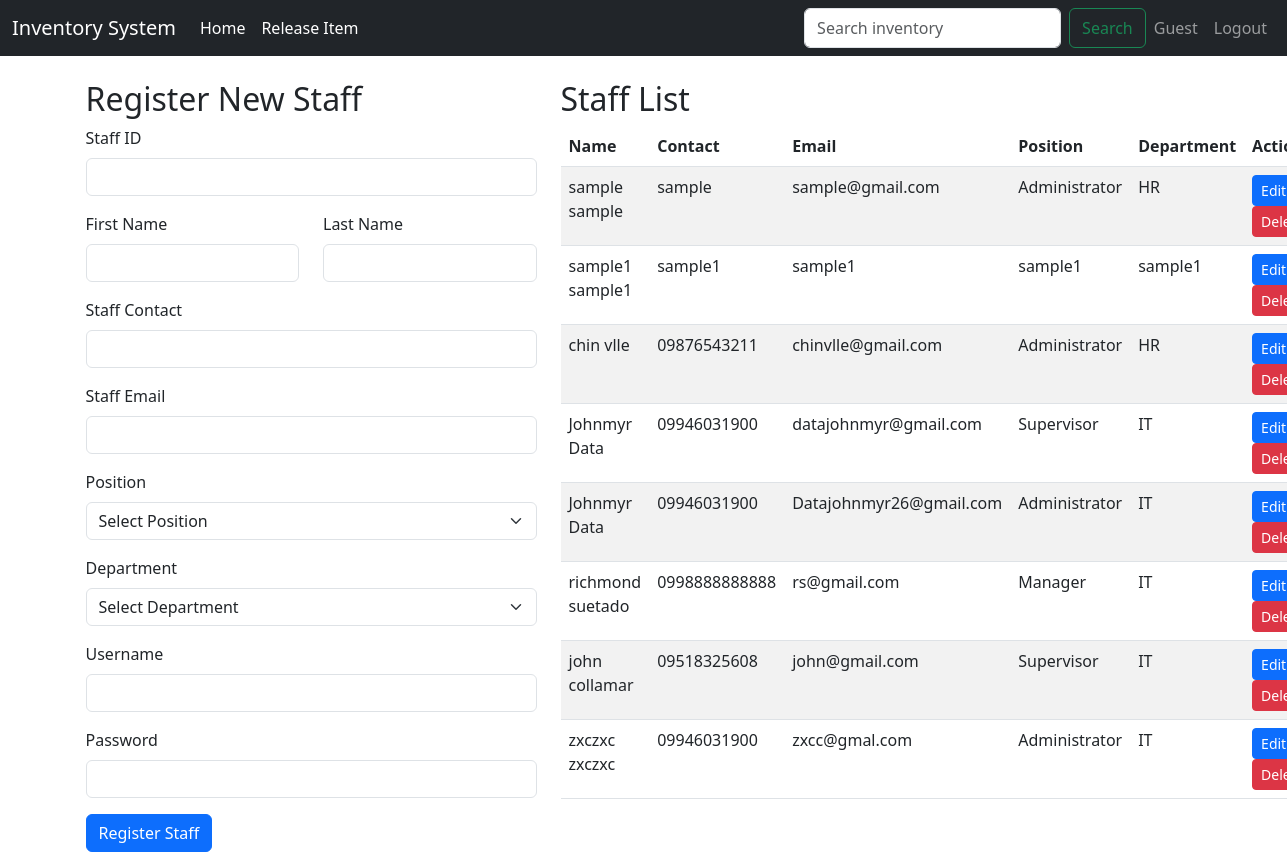
The app's page /staff_page.php with its own data.
### tables this page shows
CREATE TABLE `staff`  (
  `id` int NOT NULL AUTO_INCREMENT,
  `staff_firstname` varchar(100) NOT NULL,
  `staff_middlename` varchar(100) NOT NULL,
  `staff_lastname` varchar(100) NOT NULL,
  `staff_contact` varchar(15) NOT NULL,
  `staff_email` varchar(100) NOT NULL,
  `staff_position` varchar(50) NOT NULL,
  `staff_department` varchar(50) NOT NULL,
  `created_at` timestamp NOT NULL DEFAULT current_timestamp,
  `staff_username` varchar(255) NULL DEFAULT NULL,
  `staff_password` varchar(255) NULL DEFAULT NULL,
  `staff_id` varchar(255) NULL DEFAULT NULL,
  PRIMARY KEY (`id`) USING BTREE,
  UNIQUE INDEX `staff_email`(`staff_email` ASC) USING BTREE
);

### staff_page.php (the view, shortened to what this page needs)
<!DOCTYPE html>
<html lang="en">
<head>
    <link href="https://cdn.jsdelivr.net/npm/bootstrap@5.3.0-alpha1/dist/css/bootstrap.min.css" rel="stylesheet">
</head>
<body>
    <?php include("navigation.php"); ?>
    <?php include('db_connection.php');
    $sql = "SELECT * FROM staff";
    $result = $conn->query($sql);
    ?>
    <div class="container mt-4">
        <div class="row">
            <div class="col-md-5">
                <h2>Register New Staff</h2>
                <form action="register_staff.php" method="POST">
                    <div class="mb-3">
                        <label for="staffId" class="form-label">Staff ID</label>
                        <input type="text" class="form-control" name="staffId" required>
                    </div>
                    <div class="mb-3 row">
                        <div class="col-md-6">
                            <label for="firstName" class="form-label">First Name</label>
                            <input type="text" class="form-control" name="firstName" required>
                        </div>
                        <div class="col-md-6">
                            <label for="lastName" class="form-label">Last Name</label>
                            <input type="text" class="form-control" name="lastName" required>
                        </div>
                    </div>
                    <div class="mb-3">
                        <label for="staffContact" class="form-label">Staff Contact</label>
                        <input type="text" class="form-control" name="staffContact" required>
                    </div>
                    <div class="mb-3">
                        <label for="staffEmail" class="form-label">Staff Email</label>
                        <input type="email" class="form-control" name="staffEmail" required>
                    </div>
                    <div class="mb-3">
                        <label for="staffPosition" class="form-label">Position</label>
                        <select class="form-select" name="staffPosition" required>
                            <option value="">Select Position</option>
                        </select>
                    </div>
                    <div class="mb-3">
                        <label for="staffDepartment" class="form-label">Department</label>
                        <select class="form-select" name="staffDepartment" required>
                            <option value="">Select Department</option>
                        </select>
                    </div>
                    <div class="mb-3">
                        <label for="staffUsername" class="form-label">Username</label>
                        <input type="text" class="form-control" name="staffUsername" required>
                    </div>
                    <div class="mb-3">
                        <label for="staffPassword" class="form-label">Password</label>
                        <input type="password" class="form-control" name="staffPassword" required>
                    </div>
                    <button type="submit" class="btn btn-primary">Register Staff</button>
                </form>
            </div>
            <div class="col-md-7">
                <h2>Staff List</h2>
                <table class="table table-striped" id="staffTable">
                    <thead class="thead-dark">
                        <tr>
                            <th scope="col">Name</th>
                            <th scope="col">Contact</th>
                            <th scope="col">Email</th>
                            <th scope="col">Position</th>
                            <th scope="col">Department</th>
                            <th scope="col">Actions</th>
                        </tr>
                    </thead>
                    <tbody>
                    <?php
                        if ($result->num_rows > 0) {
                            while ($row = $result->fetch_assoc()) {
                                echo "<tr>";
                                echo "<td>" . $row['staff_firstname'] . ' ' . $row['staff_lastname'] . "</td>";
                                echo "<td>" . $row['staff_contact'] . "</td>";
                                echo "<td>" . $row['staff_email'] . "</td>";
                                echo "<td>" . $row['staff_position'] . "</td>";
                                echo "<td>" . $row['staff_department'] . "</td>";
                                echo "<td>
                                        <button class='btn btn-primary btn-sm edit-btn' data-id='" . $row['id'] . "'>Edit</button>
                                        <button class='btn btn-danger btn-sm delete-btn' data-id='" . $row['id'] . "'>Delete</button>
                                      </td>";
                                echo "</tr>";
                            }
                        } else {
                            echo "<tr><td colspan='6'>No staff found</td></tr>";
                        }
                    ?>
                    </tbody>
                </table>
            </div>
        </div>
    </div>
</body>
</html>

### records on screen
staff: staff_firstname "sample", staff_lastname "sample", staff_contact "sample", staff_email "sample@gmail.com", staff_position "Administrator", staff_department "HR"
staff: staff_firstname "sample1", staff_lastname "sample1", staff_contact "sample1", staff_email "sample1", staff_position "sample1", staff_department "sample1"
staff: staff_firstname "chin", staff_lastname "vlle", staff_contact "09876543211", staff_email "chinvlle@gmail.com", staff_position "Administrator", staff_department "HR"
staff: staff_firstname "Johnmyr", staff_lastname "Data", staff_contact "09946031900", staff_email "datajohnmyr@gmail.com", staff_position "Supervisor", staff_department "IT"
staff: staff_firstname "Johnmyr", staff_lastname "Data", staff_contact "09946031900", staff_email "Datajohnmyr26@gmail.com", staff_position "Administrator", staff_department "IT"
staff: staff_firstname "richmond", staff_lastname "suetado", staff_contact "0998888888888", staff_email "rs@gmail.com", staff_position "Manager", staff_department "IT"
staff: staff_firstname "john", staff_lastname "collamar", staff_contact "09518325608", staff_email "john@gmail.com", staff_position "Supervisor", staff_department "IT"
staff: staff_firstname "zxczxc", staff_lastname "zxczxc", staff_contact "09946031900", staff_email "zxcc@gmal.com", staff_position "Administrator", staff_department "IT"

### other values on screen
$username "Guest"
